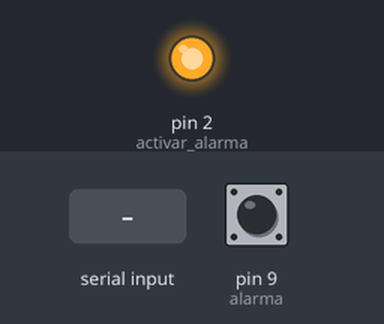
Bench run of a sketch on a simulated Arduino Uno, built with avr-gcc and run on an emulated ATmega328P. Shown: output pins drawn as LEDs (lit = HIGH). The inputs (shaded band) are chosen by the test bench; at power-on: pin 9 (alarma) HIGH.

Above: at 1.2 s.
1.3 s: "L" received over Serial
At 2.3 s:
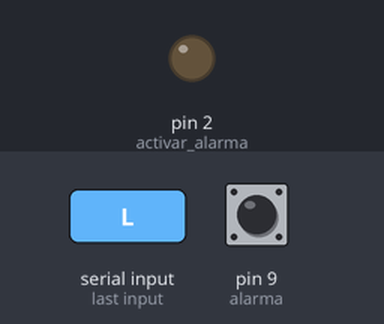
4.4 s: "H" received over Serial
At 5.8 s:
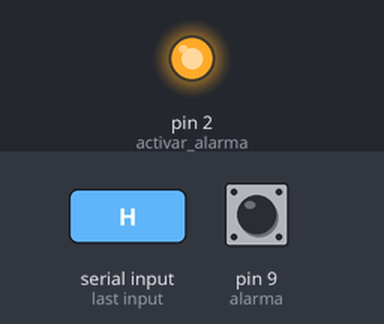
Timing chart, 0 to 7.4 s (numbered marks = the images above; inputs shaded):
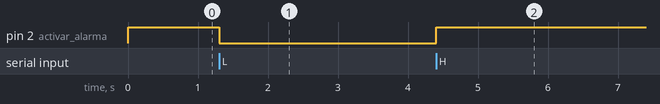

The sketch:

codigobotarduino.ino
```cpp
int alarma = 9;
int activar_alarma = 2;

void setup() {

  pinMode(alarma, INPUT_PULLUP);

  pinMode(activar_alarma, OUTPUT);
  digitalWrite(activar_alarma, HIGH);
  Serial.begin(9600);
}

void loop() {
  if (digitalRead(alarma) == 0) {
    Serial.println('H');
    delay(500);
  }

  if (Serial.available() ) {
    char letra = Serial.read();
    //Apagar el boton de  la alarma
    if (letra == 'H') {
      digitalWrite(activar_alarma, HIGH);
    }
    //Encender el boton de la alarma
    else if (letra == 'L') {
      digitalWrite(activar_alarma, LOW);
      }
    }
}
```

Measured:
- after the input at 1.3 s, pin 2 (activar_alarma): HIGH → LOW at once
- after the input at 4.4 s, pin 2 (activar_alarma): LOW → HIGH at once
